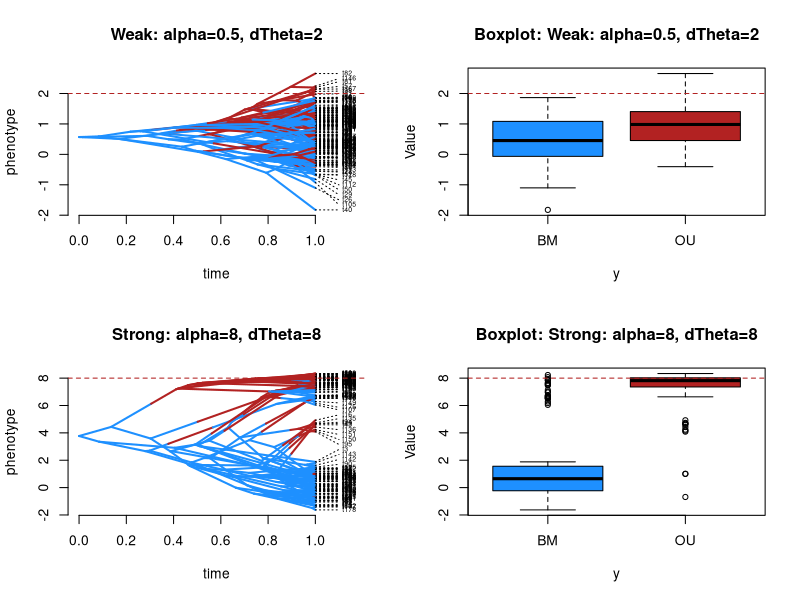

Recreate this plot in R.
library(ape)
library(phytools)

# ── 1. HYBRID ENGINE (SAME AS BEFORE) ────────────────────────────────────
.sim.hybrid.mapped <- function(tree, maps, theta_1, alpha, sigma, root_state) {
  n.tips <- length(tree$tip.label); n.total <- n.tips + tree$Nnode
  root <- n.tips + 1L; edges <- tree$edge; vals <- numeric(n.total)
  
  # Start at 0 for BM or theta_1 for OU
  vals[root] <- if(root_state == "1") theta_1 else 0
  
  for (k in seq_len(nrow(edges))) {
    pa <- edges[k, 1]; ch <- edges[k, 2]; x <- vals[pa]
    seg <- maps[[k]]; states <- names(seg)
    for (j in seq_along(seg)) {
      dt <- seg[j]; st <- states[j]
      if (st == "1") {
        e.at <- exp(-alpha * dt)
        mu <- theta_1 + (x - theta_1) * e.at
        v <- (sigma^2 / (2 * alpha)) * (1 - exp(-2 * alpha * dt))
        x <- rnorm(1, mean = mu, sd = sqrt(max(v, 0)))
      } else {
        x <- rnorm(1, mean = x, sd = sqrt(sigma^2 * dt))
      }
    }
    vals[ch] <- x
  }
  out <- vals[1:n.tips]; names(out) <- tree$tip.label
  return(out)
}

# ── 2. CALIBRATION RUNS ──────────────────────────────────────────────────
# Setup two test cases from your grid
test_cases <- list(
  weak   = list(alpha = 0.5, delta_theta = 2.0, title = "Weak: alpha=0.5, dTheta=2"),
  strong = list(alpha = 8.0, delta_theta = 8.0, title = "Strong: alpha=8, dTheta=8")
)

par(mfrow = c(2, 2)) # 2x2 grid for Phenograms and Boxplots
cols <- setNames(c("dodgerblue", "firebrick"), c("0", "1"))

for (case in test_cases) {
  # Generate Tree & History (using q.rate from block 2)
  tree <- pbtree(n = 200, scale = 1)
  Q <- matrix(c(-0.5, 0.5, 0.5, -0.5), 2, 2, dimnames = list(c("0","1"), c("0","1")))
  h <- sim.history(tree, Q, nsim = 1, message = FALSE, pi = c(0.5, 0.5))
  y <- as.integer(h$states == "1")
  
  # Simulate Trait
  root_st <- names(h$maps[[which(tree$edge[,1] == 201)[1]]])[1]
  x <- .sim.hybrid.mapped(reorder(tree, "cladewise"), h$maps, 
                          theta_1 = case$delta_theta, 
                          alpha = case$alpha, 
                          sigma = 1.0, 
                          root_state = root_st)
  
  # A. Plot Phenogram
  phenogram(h, x, colors = cols, main = case$title, fsize = 0.5)
  abline(h = case$delta_theta, col = "firebrick", lty = 2)
  
  # B. Plot Boxplot
  boxplot(x ~ y, col = cols, main = paste("Boxplot:", case$title), 
          names = c("BM", "OU"), ylab = "Value")
  abline(h = case$delta_theta, col = "firebrick", lty = 2)
}
